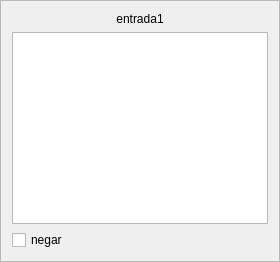
                     <widget class="QFrame" name="inframe1">
                      <property name="sizePolicy">
                       <sizepolicy hsizetype="Preferred" vsizetype="Preferred">
                        <horstretch>0</horstretch>
                        <verstretch>0</verstretch>
                       </sizepolicy>
                      </property>
                      <property name="frameShape">
                       <enum>QFrame::StyledPanel</enum>
                      </property>
                      <property name="frameShadow">
                       <enum>QFrame::Raised</enum>
                      </property>
                      <layout class="QGridLayout" name="gridLayout_22">
                       <item row="0" column="0">
                        <layout class="QVBoxLayout" name="verticalLayout_11">
                         <property name="sizeConstraint">
                          <enum>QLayout::SetNoConstraint</enum>
                         </property>
                         <item>
                          <widget class="QLabel" name="inlabel1">
                           <property name="sizePolicy">
                            <sizepolicy hsizetype="Expanding" vsizetype="Preferred">
                             <horstretch>0</horstretch>
                             <verstretch>0</verstretch>
                            </sizepolicy>
                           </property>
                           <property name="text">
                            <string>entrada1</string>
                           </property>
                           <property name="alignment">
                            <set>Qt::AlignCenter</set>
                           </property>
                          </widget>
                         </item>
                         <item>
                          <widget class="QListWidget" name="inlist1">
                           <property name="sizePolicy">
                            <sizepolicy hsizetype="Preferred" vsizetype="Expanding">
                             <horstretch>0</horstretch>
                             <verstretch>0</verstretch>
                            </sizepolicy>
                           </property>
                           <property name="currentRow">
                            <number>-1</number>
                           </property>
                          </widget>
                         </item>
                         <item>
                          <widget class="QCheckBox" name="innot1">
                           <property name="sizePolicy">
                            <sizepolicy hsizetype="Fixed" vsizetype="Fixed">
                             <horstretch>0</horstretch>
                             <verstretch>0</verstretch>
                            </sizepolicy>
                           </property>
                           <property name="text">
                            <string>negar</string>
                           </property>
                          </widget>
                         </item>
                        </layout>
                       </item>
                      </layout>
                     </widget>
